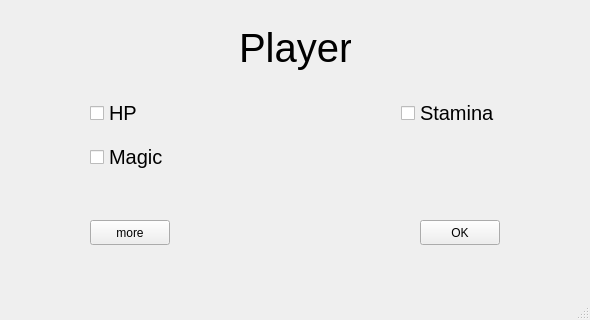
<?xml version="1.0" encoding="UTF-8"?>
<ui version="4.0">
 <class>MainWindow</class>
 <widget class="QMainWindow" name="MainWindow">
  <property name="enabled">
   <bool>true</bool>
  </property>
  <property name="geometry">
   <rect>
    <x>0</x>
    <y>0</y>
    <width>590</width>
    <height>320</height>
   </rect>
  </property>
  <property name="minimumSize">
   <size>
    <width>590</width>
    <height>320</height>
   </size>
  </property>
  <property name="maximumSize">
   <size>
    <width>590</width>
    <height>320</height>
   </size>
  </property>
  <property name="windowTitle">
   <string>Player Info</string>
  </property>
  <property name="windowIcon">
   <iconset resource="img.qrc">
    <normaloff>:/new/ico/ico.png</normaloff>:/new/ico/ico.png</iconset>
  </property>
  <property name="autoFillBackground">
   <bool>true</bool>
  </property>
  <widget class="QWidget" name="centralwidget">
   <widget class="QPushButton" name="pushButton">
    <property name="geometry">
     <rect>
      <x>420</x>
      <y>220</y>
      <width>80</width>
      <height>25</height>
     </rect>
    </property>
    <property name="text">
     <string>OK</string>
    </property>
   </widget>
   <widget class="QLabel" name="label">
    <property name="geometry">
     <rect>
      <x>239</x>
      <y>20</y>
      <width>112</width>
      <height>55</height>
     </rect>
    </property>
    <property name="font">
     <font>
      <pointsize>30</pointsize>
     </font>
    </property>
    <property name="layoutDirection">
     <enum>Qt::LeftToRight</enum>
    </property>
    <property name="text">
     <string>Player</string>
    </property>
   </widget>
   <widget class="QWidget" name="verticalLayoutWidget">
    <property name="geometry">
     <rect>
      <x>90</x>
      <y>90</y>
      <width>411</width>
      <height>91</height>
     </rect>
    </property>
    <layout class="QVBoxLayout" name="verticalLayout">
     <item>
      <layout class="QHBoxLayout" name="horizontalLayout">
       <item>
        <widget class="QCheckBox" name="checkBox">
         <property name="baseSize">
          <size>
           <width>0</width>
           <height>0</height>
          </size>
         </property>
         <property name="font">
          <font>
           <pointsize>15</pointsize>
          </font>
         </property>
         <property name="layoutDirection">
          <enum>Qt::LeftToRight</enum>
         </property>
         <property name="text">
          <string>HP</string>
         </property>
         <property name="iconSize">
          <size>
           <width>16</width>
           <height>16</height>
          </size>
         </property>
        </widget>
       </item>
       <item>
        <spacer name="horizontalSpacer">
         <property name="orientation">
          <enum>Qt::Horizontal</enum>
         </property>
         <property name="sizeHint" stdset="0">
          <size>
           <width>40</width>
           <height>20</height>
          </size>
         </property>
        </spacer>
       </item>
       <item>
        <widget class="QCheckBox" name="checkBox_3">
         <property name="font">
          <font>
           <pointsize>15</pointsize>
          </font>
         </property>
         <property name="layoutDirection">
          <enum>Qt::LeftToRight</enum>
         </property>
         <property name="text">
          <string>Stamina</string>
         </property>
        </widget>
       </item>
      </layout>
     </item>
     <item>
      <widget class="QCheckBox" name="checkBox_2">
       <property name="font">
        <font>
         <pointsize>15</pointsize>
        </font>
       </property>
       <property name="text">
        <string>Magic</string>
       </property>
      </widget>
     </item>
    </layout>
   </widget>
   <widget class="QPushButton" name="pushButton_2">
    <property name="geometry">
     <rect>
      <x>90</x>
      <y>220</y>
      <width>80</width>
      <height>25</height>
     </rect>
    </property>
    <property name="text">
     <string>more</string>
    </property>
   </widget>
  </widget>
  <widget class="QMenuBar" name="menubar">
   <property name="geometry">
    <rect>
     <x>0</x>
     <y>0</y>
     <width>590</width>
     <height>22</height>
    </rect>
   </property>
   <property name="nativeMenuBar">
    <bool>true</bool>
   </property>
  </widget>
  <widget class="QStatusBar" name="statusbar"/>
 </widget>
 <tabstops>
  <tabstop>pushButton</tabstop>
 </tabstops>
 <resources>
  <include location="img.qrc"/>
 </resources>
 <connections>
  <connection>
   <sender>pushButton</sender>
   <signal>clicked()</signal>
   <receiver>MainWindow</receiver>
   <slot>close()</slot>
   <hints>
    <hint type="sourcelabel">
     <x>442</x>
     <y>266</y>
    </hint>
    <hint type="destinationlabel">
     <x>264</x>
     <y>294</y>
    </hint>
   </hints>
  </connection>
  <connection>
   <sender>pushButton_2</sender>
   <signal>clicked()</signal>
   <receiver>MainWindow</receiver>
   <slot>show()</slot>
   <hints>
    <hint type="sourcelabel">
     <x>139</x>
     <y>247</y>
    </hint>
    <hint type="destinationlabel">
     <x>155</x>
     <y>295</y>
    </hint>
   </hints>
  </connection>
 </connections>
</ui>
